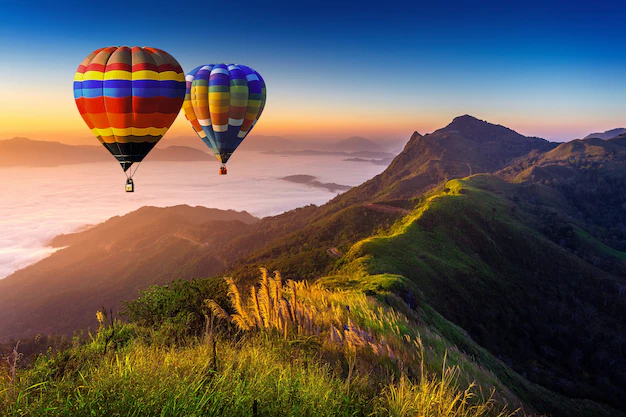
#> input picture Processamento de Imagens/Aula02/teste.jpg, 626 x 417 px
$ python main.py
#> lines starting #> are read from the running program, lines starting #| are printed output that depends on the picture
import cv2

im = cv2.imread('teste.jpg')
#> im is the input picture: shape (417, 626, 3); mean B, G, R 86.2, 90.9, 100.6


cv2.imshow("modificada", im+im)
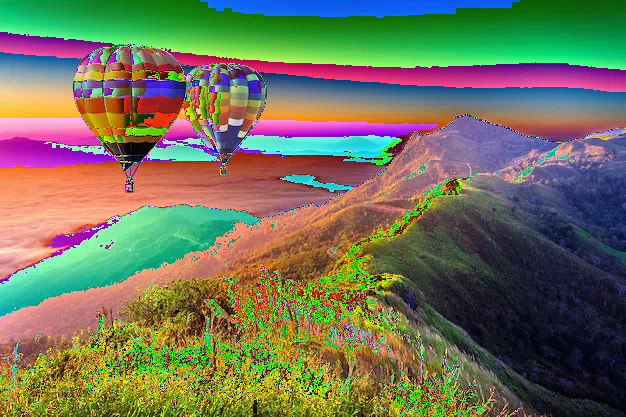
#> window 'modificada': shape (417, 626, 3); mean B, G, R 88.3, 114.4, 114
cv2.waitKey(0) #espera pressionar qualquer tecla pra fechar, se nao fecha automatico
